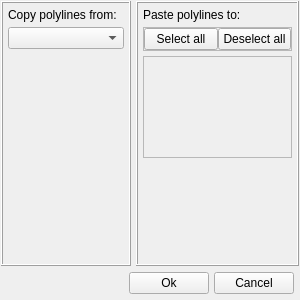
<?xml version="1.0" encoding="UTF-8"?>
<ui version="4.0">
 <class>Dialog</class>
 <widget class="QDialog" name="Dialog">
  <property name="geometry">
   <rect>
    <x>0</x>
    <y>0</y>
    <width>300</width>
    <height>300</height>
   </rect>
  </property>
  <property name="sizePolicy">
   <sizepolicy hsizetype="Fixed" vsizetype="Fixed">
    <horstretch>0</horstretch>
    <verstretch>0</verstretch>
   </sizepolicy>
  </property>
  <property name="minimumSize">
   <size>
    <width>300</width>
    <height>300</height>
   </size>
  </property>
  <property name="maximumSize">
   <size>
    <width>300</width>
    <height>300</height>
   </size>
  </property>
  <property name="windowTitle">
   <string>Dialog</string>
  </property>
  <layout class="QVBoxLayout" name="verticalLayout">
   <property name="spacing">
    <number>1</number>
   </property>
   <property name="leftMargin">
    <number>1</number>
   </property>
   <property name="topMargin">
    <number>1</number>
   </property>
   <property name="rightMargin">
    <number>1</number>
   </property>
   <property name="bottomMargin">
    <number>1</number>
   </property>
   <item>
    <widget class="QFrame" name="frame">
     <property name="frameShape">
      <enum>QFrame::NoFrame</enum>
     </property>
     <property name="frameShadow">
      <enum>QFrame::Raised</enum>
     </property>
     <layout class="QHBoxLayout" name="horizontalLayout_2">
      <property name="spacing">
       <number>5</number>
      </property>
      <property name="leftMargin">
       <number>0</number>
      </property>
      <property name="topMargin">
       <number>0</number>
      </property>
      <property name="rightMargin">
       <number>0</number>
      </property>
      <property name="bottomMargin">
       <number>0</number>
      </property>
      <item>
       <widget class="QFrame" name="frame_3">
        <property name="minimumSize">
         <size>
          <width>130</width>
          <height>0</height>
         </size>
        </property>
        <property name="maximumSize">
         <size>
          <width>130</width>
          <height>16777215</height>
         </size>
        </property>
        <property name="frameShape">
         <enum>QFrame::Box</enum>
        </property>
        <property name="frameShadow">
         <enum>QFrame::Raised</enum>
        </property>
        <layout class="QVBoxLayout" name="verticalLayout_2">
         <property name="spacing">
          <number>5</number>
         </property>
         <property name="leftMargin">
          <number>5</number>
         </property>
         <property name="topMargin">
          <number>5</number>
         </property>
         <property name="rightMargin">
          <number>5</number>
         </property>
         <property name="bottomMargin">
          <number>5</number>
         </property>
         <item>
          <widget class="QLabel" name="label">
           <property name="text">
            <string>Copy polylines from:</string>
           </property>
          </widget>
         </item>
         <item>
          <widget class="QComboBox" name="combo_copy_pl"/>
         </item>
         <item>
          <spacer name="verticalSpacer">
           <property name="orientation">
            <enum>Qt::Vertical</enum>
           </property>
           <property name="sizeHint" stdset="0">
            <size>
             <width>20</width>
             <height>40</height>
            </size>
           </property>
          </spacer>
         </item>
        </layout>
       </widget>
      </item>
      <item>
       <widget class="QFrame" name="frame_4">
        <property name="frameShape">
         <enum>QFrame::Box</enum>
        </property>
        <property name="frameShadow">
         <enum>QFrame::Raised</enum>
        </property>
        <layout class="QVBoxLayout" name="verticalLayout_3">
         <property name="spacing">
          <number>5</number>
         </property>
         <property name="leftMargin">
          <number>5</number>
         </property>
         <property name="topMargin">
          <number>5</number>
         </property>
         <property name="rightMargin">
          <number>5</number>
         </property>
         <property name="bottomMargin">
          <number>5</number>
         </property>
         <item alignment="Qt::AlignTop">
          <widget class="QLabel" name="label_2">
           <property name="text">
            <string>Paste polylines to:</string>
           </property>
          </widget>
         </item>
         <item>
          <widget class="QFrame" name="frame_5">
           <property name="frameShape">
            <enum>QFrame::StyledPanel</enum>
           </property>
           <property name="frameShadow">
            <enum>QFrame::Raised</enum>
           </property>
           <layout class="QHBoxLayout" name="horizontalLayout_3">
            <property name="spacing">
             <number>0</number>
            </property>
            <property name="leftMargin">
             <number>0</number>
            </property>
            <property name="topMargin">
             <number>0</number>
            </property>
            <property name="rightMargin">
             <number>0</number>
            </property>
            <property name="bottomMargin">
             <number>0</number>
            </property>
            <item>
             <widget class="QPushButton" name="btn_sel_all">
              <property name="maximumSize">
               <size>
                <width>80</width>
                <height>25</height>
               </size>
              </property>
              <property name="text">
               <string>Select all</string>
              </property>
              <property name="autoDefault">
               <bool>false</bool>
              </property>
             </widget>
            </item>
            <item>
             <widget class="QPushButton" name="btn_desel_all">
              <property name="maximumSize">
               <size>
                <width>80</width>
                <height>25</height>
               </size>
              </property>
              <property name="text">
               <string>Deselect all</string>
              </property>
              <property name="autoDefault">
               <bool>false</bool>
              </property>
             </widget>
            </item>
           </layout>
          </widget>
         </item>
         <item>
          <widget class="QScrollArea" name="scrollArea_copy_pl">
           <property name="sizePolicy">
            <sizepolicy hsizetype="Minimum" vsizetype="Expanding">
             <horstretch>0</horstretch>
             <verstretch>0</verstretch>
            </sizepolicy>
           </property>
           <property name="widgetResizable">
            <bool>true</bool>
           </property>
           <widget class="QWidget" name="scrollArea_lay">
            <property name="geometry">
             <rect>
              <x>0</x>
              <y>0</y>
              <width>147</width>
              <height>94</height>
             </rect>
            </property>
            <layout class="QVBoxLayout" name="verticalLayout_4"/>
           </widget>
          </widget>
         </item>
         <item>
          <spacer name="verticalSpacer_2">
           <property name="orientation">
            <enum>Qt::Vertical</enum>
           </property>
           <property name="sizeHint" stdset="0">
            <size>
             <width>20</width>
             <height>40</height>
            </size>
           </property>
          </spacer>
         </item>
        </layout>
       </widget>
      </item>
     </layout>
    </widget>
   </item>
   <item>
    <widget class="QFrame" name="frame_2">
     <property name="frameShape">
      <enum>QFrame::NoFrame</enum>
     </property>
     <property name="frameShadow">
      <enum>QFrame::Raised</enum>
     </property>
     <layout class="QHBoxLayout" name="horizontalLayout">
      <property name="spacing">
       <number>5</number>
      </property>
      <property name="leftMargin">
       <number>0</number>
      </property>
      <property name="topMargin">
       <number>5</number>
      </property>
      <property name="rightMargin">
       <number>5</number>
      </property>
      <property name="bottomMargin">
       <number>5</number>
      </property>
      <item>
       <spacer name="horizontalSpacer">
        <property name="orientation">
         <enum>Qt::Horizontal</enum>
        </property>
        <property name="sizeHint" stdset="0">
         <size>
          <width>40</width>
          <height>20</height>
         </size>
        </property>
       </spacer>
      </item>
      <item>
       <widget class="QPushButton" name="btn_ok">
        <property name="text">
         <string>Ok</string>
        </property>
        <property name="autoDefault">
         <bool>false</bool>
        </property>
        <property name="default">
         <bool>false</bool>
        </property>
       </widget>
      </item>
      <item>
       <widget class="QPushButton" name="btn_cancel">
        <property name="text">
         <string>Cancel</string>
        </property>
        <property name="autoDefault">
         <bool>false</bool>
        </property>
       </widget>
      </item>
     </layout>
    </widget>
   </item>
  </layout>
 </widget>
 <resources/>
 <connections/>
</ui>
